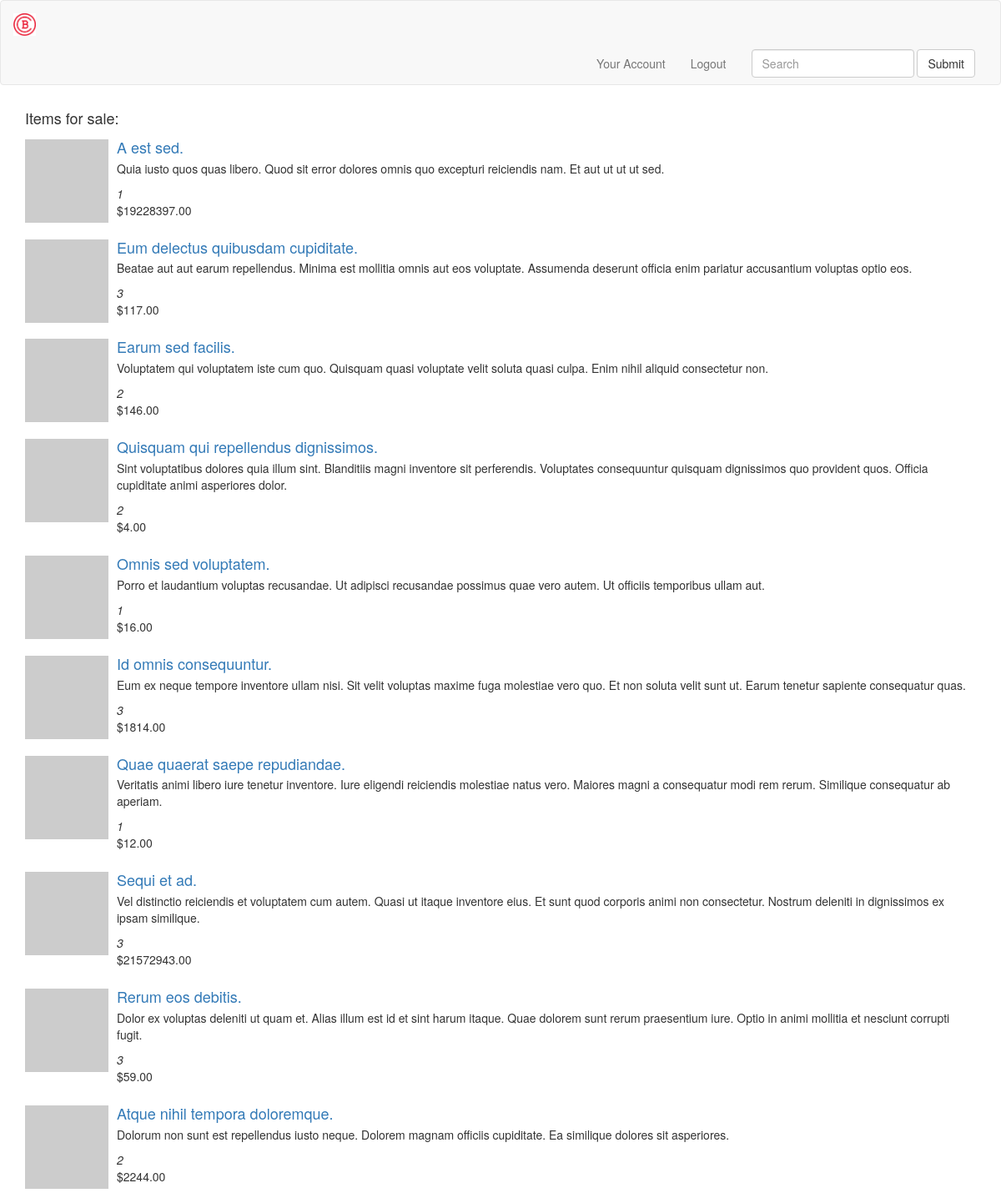
The page / on the database its author committed.
### tables this page shows
CREATE TABLE `products` (
  `idProducts` int(11) NOT NULL,
  `title` varchar(45) NOT NULL,
  `description` varchar(250) DEFAULT NULL,
  `image` varchar(100) DEFAULT NULL,
  `category` int(11) NOT NULL,
  `price` int(11) NOT NULL,
  `sold` tinyint(4) NOT NULL DEFAULT '0'
);

### index.php (the view, shortened to what this page needs)
<!DOCTYPE html>
<html lang="en">
<head>
    <link href = "lib/bootstrap-3.3.7-dist/css/bootstrap.min.css" rel = "stylesheet">
      <link href="css/styles.css" rel="stylesheet">
</head>
<body>
<?php
    include "nav.php";
?>
<div class="container">
    <h4>Items for sale:</h4>
    <?php
        $servername = "108.179.220.92";
        $username = "dbljtwon_root";
        $password = "j6T2&^7eR7";
        $mydb = "dbljtwon_php";
        $mysqli = new mysqli($servername, $username, $password, $mydb);
        if ($stmt = $mysqli->prepare("SELECT * FROM products;")) {
                $stmt->execute();
                $stmt->bind_result($id, $title, $description, $image, $category, $price, $sold);
                while ($stmt->fetch()) {
                    echo "<div class='media'>
                            <div class='media-left'>
                            <a href='#'>
                                <img class='media-object' src='" . $image . "alt='product for sale'>
                            </a>
                            </div>
                            <div class='media-body'>
                            <h4 class='media-heading'><a href='#'>" . $title . "</a></h4>
                            <p>" . $description . "</p>
                            <em>" . $category . "</em>
                            <br />
                            <p>$" . $price . ".00</p>
                            </div>
                        </div>";
                }
        }
    ?>
    </div>
</body>
</html>

### nav.php (shortened to what this page needs)
<nav class="navbar navbar-default">
  <div class="container-fluid">
    <div class="navbar-header">
      <a class="navbar-brand" href="#"><img src="images/unnamed.jpg" class="img-responsive" id="brand_logo"></a>
    </div>
    <div class="collapse navbar-collapse" id="bs-example-navbar-collapse-1">
      <form class="navbar-form navbar-right">
        <div class="form-group">
          <input type="text" class="form-control" placeholder="Search">
        </div>
        <button type="submit" class="btn btn-default">Submit</button>
      </form>
      <ul class="nav navbar-nav navbar-right">
        <li><a href="#">Your Account</a></li>
        <li><a href="#">Logout</a></li>
      </ul>
    </div>
  </div>
</nav>

### css/styles.css (style rules this page uses)
#brand_logo { width: 3%; height: auto; }

### rows shown on the page
products: title "A est sed.", description "Quia iusto quos quas libero. Quod sit error dolores omnis quo excepturi reiciendis nam. Et aut ut ut ut sed.", category "1", price "19228397"
products: title "Eum delectus quibusdam cupiditate.", description "Beatae aut aut earum repellendus. Minima est mollitia omnis aut eos voluptate. Assumenda deserunt officia enim pariatur accusantium voluptas optio eos.", category "3", price "117"
products: title "Earum sed facilis.", description "Voluptatem qui voluptatem iste cum quo. Quisquam quasi voluptate velit soluta quasi culpa. Enim nihil aliquid consectetur non.", category "2", price "146"
products: title "Quisquam qui repellendus dignissimos.", description "Sint voluptatibus dolores quia illum sint. Blanditiis magni inventore sit perferendis. Voluptates consequuntur quisquam dignissimos quo provident quos. Officia cupiditate animi asperiores dolor.", category "2", price "4"
products: title "Omnis sed voluptatem.", description "Porro et laudantium voluptas recusandae. Ut adipisci recusandae possimus quae vero autem. Ut officiis temporibus ullam aut.", category "1", price "16"
products: title "Id omnis consequuntur.", description "Eum ex neque tempore inventore ullam nisi. Sit velit voluptas maxime fuga molestiae vero quo. Et non soluta velit sunt ut. Earum tenetur sapiente consequatur quas.", category "3", price "1814"
products: title "Quae quaerat saepe repudiandae.", description "Veritatis animi libero iure tenetur inventore. Iure eligendi reiciendis molestiae natus vero. Maiores magni a consequatur modi rem rerum. Similique consequatur ab aperiam.", category "1", price "12"
products: title "Sequi et ad.", description "Vel distinctio reiciendis et voluptatem cum autem. Quasi ut itaque inventore eius. Et sunt quod corporis animi non consectetur. Nostrum deleniti in dignissimos ex ipsam similique.", category "3", price "21572943"
products: title "Rerum eos debitis.", description "Dolor ex voluptas deleniti ut quam et. Alias illum est id et sint harum itaque. Quae dolorem sunt rerum praesentium iure. Optio in animi mollitia et nesciunt corrupti fugit.", category "3", price "59"
products: title "Atque nihil tempora doloremque.", description "Dolorum non sunt est repellendus iusto neque. Dolorem magnam officiis cupiditate. Ea similique dolores sit asperiores.", category "2", price "2244"
